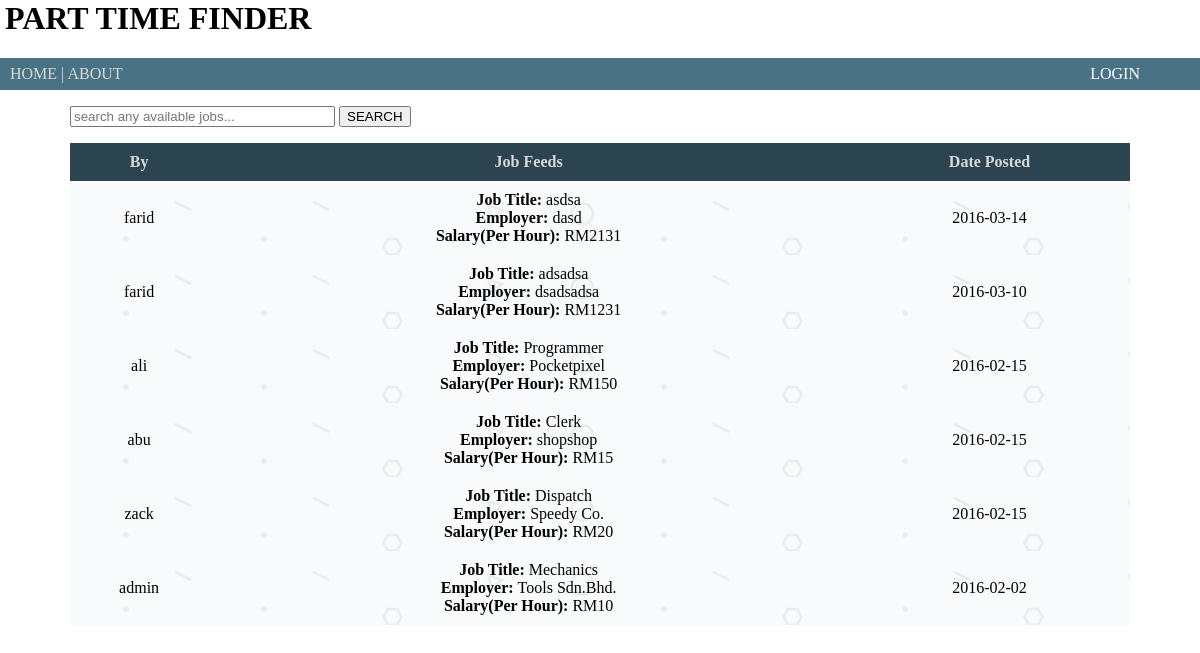
The page / on the database its author committed.
### tables this page shows
CREATE TABLE `user` (
  `email` varchar(254) DEFAULT NULL,
  `username` varchar(50) DEFAULT NULL,
  `password` varchar(50) DEFAULT NULL,
  `date_created` date DEFAULT NULL,
  `user_id` int(11) NOT NULL AUTO_INCREMENT,
  `type` varchar(10) DEFAULT NULL,
  PRIMARY KEY (`user_id`)
);

CREATE TABLE `posts` (
  `work` varchar(50) DEFAULT NULL,
  `employer` varchar(50) DEFAULT NULL,
  `salary` int(11) DEFAULT NULL,
  `location` varchar(2000) DEFAULT NULL,
  `scope` varchar(2000) DEFAULT NULL,
  `addinfo` varchar(2000) DEFAULT NULL,
  `jobcat` varchar(100) DEFAULT NULL,
  `loccat` varchar(100) DEFAULT NULL,
  `date_posted` date DEFAULT NULL,
  `post_id` int(11) NOT NULL AUTO_INCREMENT,
  `user_id` int(11) DEFAULT NULL,
  PRIMARY KEY (`post_id`),
  KEY `user_id` (`user_id`),
  CONSTRAINT `posts_ibfk_1` FOREIGN KEY (`user_id`) REFERENCES `user` (`user_id`)
);

### index.php (the view, shortened to what this page needs)
<?php
    include 'dbcon.php';
    if(isset($_SESSION['user'])){
        $sql1 = "SELECT type FROM user WHERE username = '$_SESSION[user]' ";
        $results1 = mysqli_query($conn, $sql1);
        if(mysqli_num_rows($results1) > 0){
            while($userinfo1 = mysqli_fetch_array($results1)){
                $type = $userinfo1['type'];
                if($type == "employer"){
                    $myads = "|<a class='mainlink' href='index1.php'> MY ADS </a>|";
                    $create = "<a class='mainlink' href='create-post.php'> CREATE NEW POST </a>|";
                }else{
                    $myads = "|<a class='mainlink' href='#'> STATUS </a>|";
                    $create = "";
                }
            }
        }
        $userlink = "<a class='username' href='#'>".$_SESSION['user']." </a>".$myads.$create."<a class='loglink' href='logout.php'> LOGOUT </a>";
    }else{
        $userlink = "<a class='loglink' href='userlogin.php'> LOGIN </a>";
    }
    $sql = "SELECT * FROM posts WHERE work LIKE '%".$_POST['search']."%' OR employer LIKE '%".$_POST['search']."%' ORDER BY date_posted DESC";
    $results= mysqli_query($conn, $sql);
?>
<html>
    <head>
        <link rel="stylesheet" type="text/css" href="main.css">
    </head>
    <body>
        <div class="tophead">
            <header>
                <div>
                    <h1>PART TIME FINDER </h1>
                </div>
            </header>
            <nav>
                <a class="mainlink" href="index.php"> HOME </a>|
                <a class="mainlink" href="#"> ABOUT </a>
               <div class="userlink"><?php echo $userlink; ?></div>
            </nav>
        </div>
        <div class="middlebody">
            <p>
                <div class="searchalign">
                    <form action="index.php" method="post">
                        <input type="text" name="search" size="30" placeholder="search any available jobs...">
                        <input type="submit" name="submit" value="SEARCH">
                    </form>
                </div>
            </p>
            <p>
                <table class="maintable" border="0" width="100%">
                    <thead>
                        <tr>
                            <th class="mainth">By</th>
                            <th class="mainth">Job Feeds</th>
                            <th class="mainth">Date Posted</th>
                        </tr>
                    </thead>
                    <tbody>
                        <?php
                        if(mysqli_num_rows($results) > 0){
    		                    while($postinfo=mysqli_fetch_array($results)){
                                    echo "<tr>";
                                    $sql2 = "SELECT username FROM user WHERE user_id = '$postinfo[user_id]' ";
                                    $results2 = mysqli_query($conn, $sql2);
                                    if(mysqli_num_rows($results2) > 0){
                                         while($userinfo2=mysqli_fetch_array($results2)){
                                            echo "<td class='maintd'>".$userinfo2['username']."</td>";
                                        }
                                    }
    		                        echo "<td class='maintd'>"."<a class=\"postlink\" href=\"viewpost.php?post_id=".$postinfo['post_id']."\">"."<b>Job Title: </b>".$postinfo['work']."<br>"."<b>Employer: </b>".$postinfo['employer']."<br>"."<b>Salary(Per Hour): </b>"."RM".$postinfo['salary']."</a>"."</td>";
    		                        echo "<td class='maintd'>".$postinfo['date_posted']."</td>";
    		                        echo "</tr>";
    		                    }
    	                }else{
    	                    echo "<tr>";
	                        echo "<td class='maintd'>"."0 results"."</td>";
	                        echo "<td class='maintd'>"."0 results"."</td>";
	                        echo "<td class='maintd'>"."0 results"."</td>";
	                        echo "</tr>";
    	                }
                        ?>
                    </tbody>
                </table>
            </p>
        </div>
    </body>
</html>

### main.css (style rules this page uses)
header { margin: auto; padding: 0px 5px; }
body { margin: auto; padding: 0; }
a { text-decoration: none; color: blue; }
.postlink { text-decoration:none; color: black; }
.tophead { margin: auto; }
.middlebody { display:block; margin: auto; padding: 0 70px; }
nav { margin: auto; padding: 7px 10px; background-color: #497285; color: #d9d9d9; }
.mainlink { color: #d9d9d9; }
.loglink { color: #ffffff; }
.userlink { float: right; padding: 0 50px 0 0; }
.maintable { border-collapse: collapse; }
.mainth { background-color:#2B4450; color:#d9d9d9; padding: 10px 0px; }
.maintd { background-image: url("/background/geometry2.png"); padding: 10px 0px; text-align: center; }

### rows shown on the page
posts: work "asdsa", employer "dasd", salary "2131", date_posted "2016-03-14"
user: username "farid"
posts: work "adsadsa", employer "dsadsadsa", salary "1231", date_posted "2016-03-10"
posts: work "Programmer", employer "Pocketpixel", salary "150", date_posted "2016-02-15"
user: username "ali"
posts: work "Clerk", employer "shopshop", salary "15", date_posted "2016-02-15"
user: username "abu"
posts: work "Dispatch", employer "Speedy Co.", salary "20", date_posted "2016-02-15"
user: username "zack"
posts: work "Mechanics", employer "Tools Sdn.Bhd.", salary "10", date_posted "2016-02-02"
user: username "admin"
